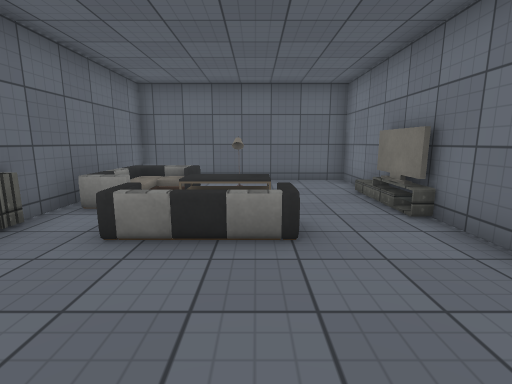
[1] (above)

23 first-person views from a walk through a 3-D level made in the Unity game engine. The camera is 1.3 m above the floor, tilts 10° down and sees 85° across. The floor is counted in squares, 1 m on a side. Each view is taken from the middle of a square. On the plan, view 1 faces up. The plan holds only what a view shows up to about 13 squares ahead; the rest is blank. The place goes on beyond the plan. The player is left out. Door leaves are left out, so doorways stand open. Some surface patterns are stand-ins.

[2]
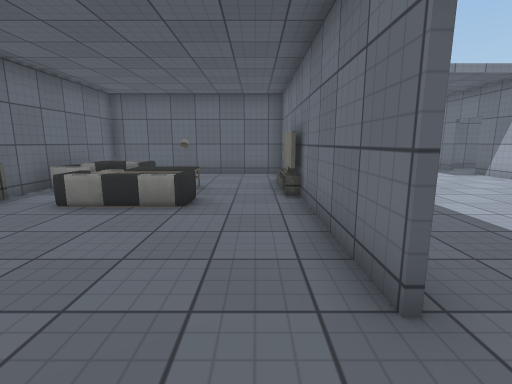

[3]
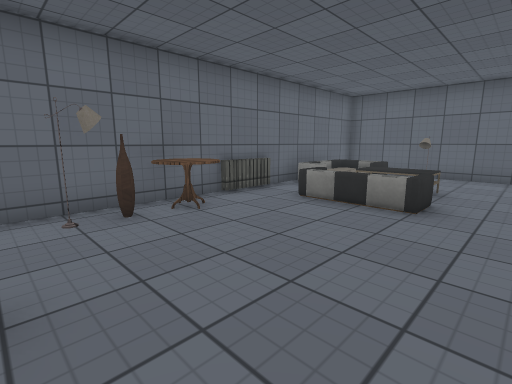

[4]
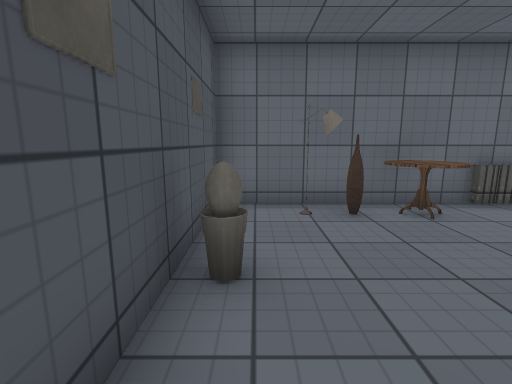

[5]
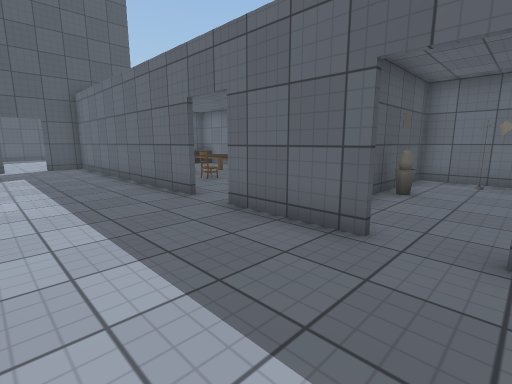

[6]
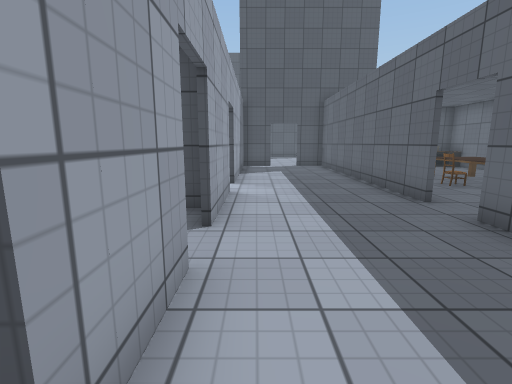

[7]
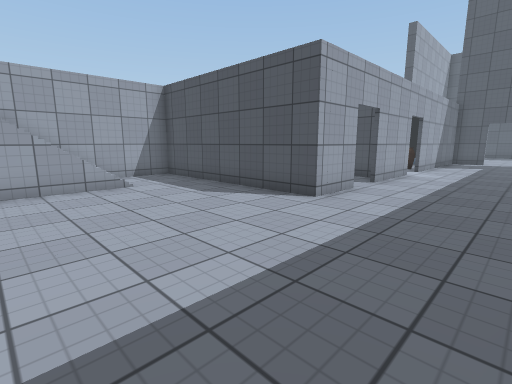

[8]
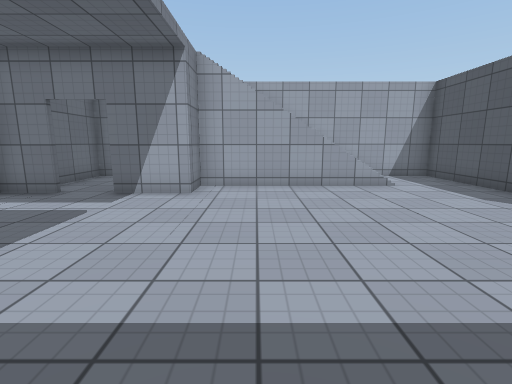

[9]
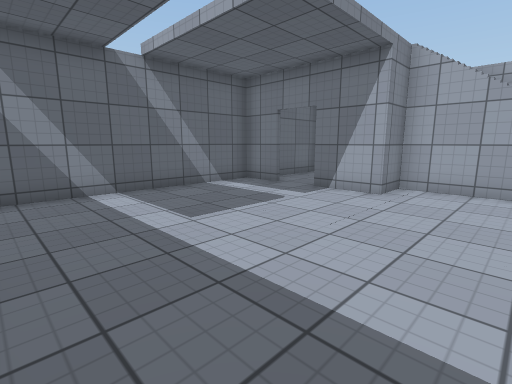

[10]
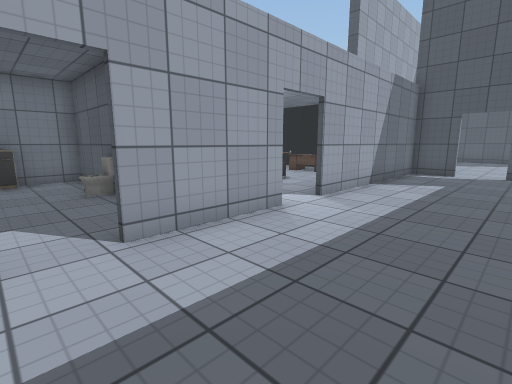

[11]
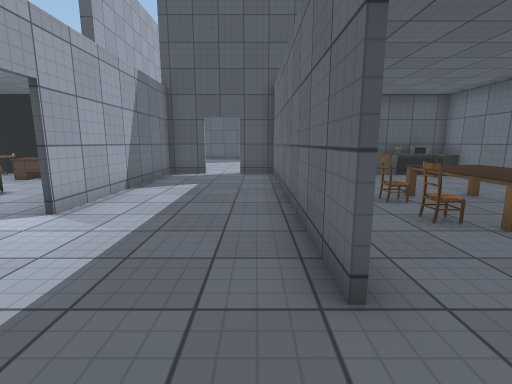

[12]
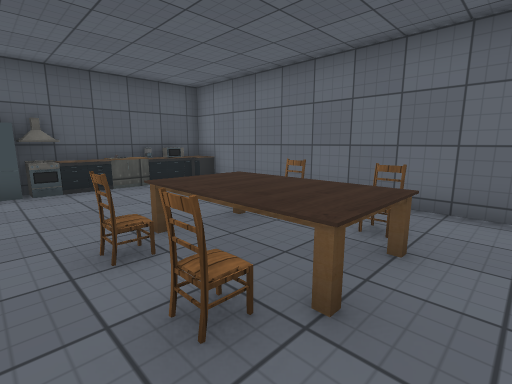

[13]
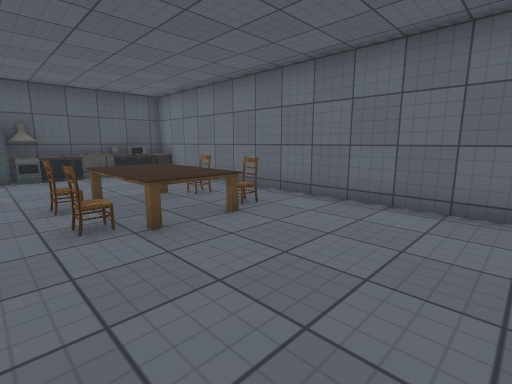

[14]
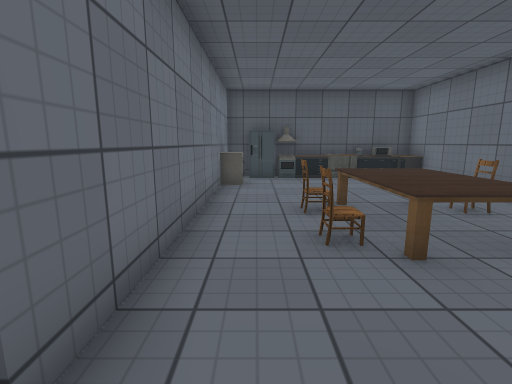

[15]
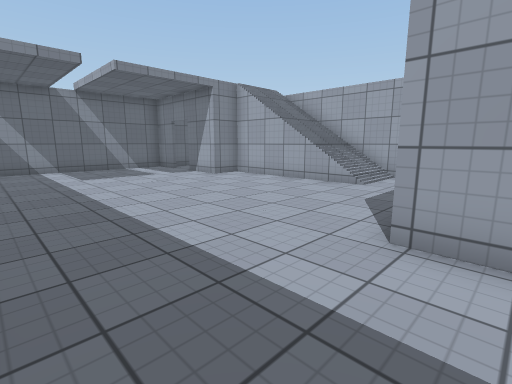

[16]
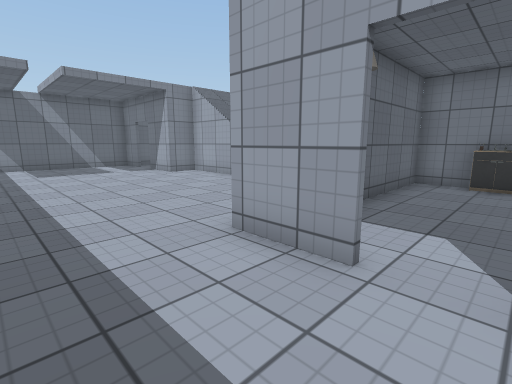

[17]
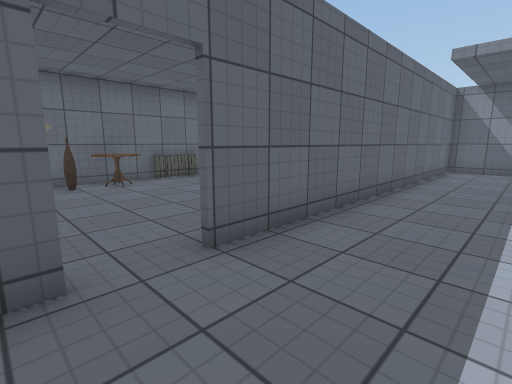

[18]
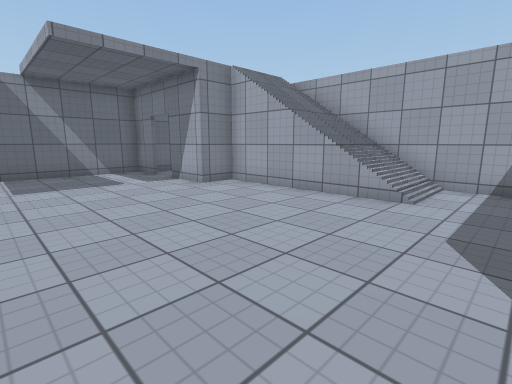

[19]
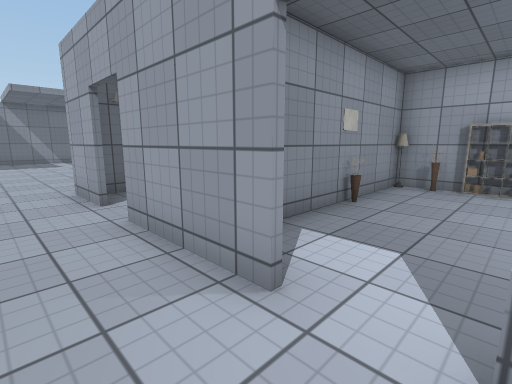

[20]
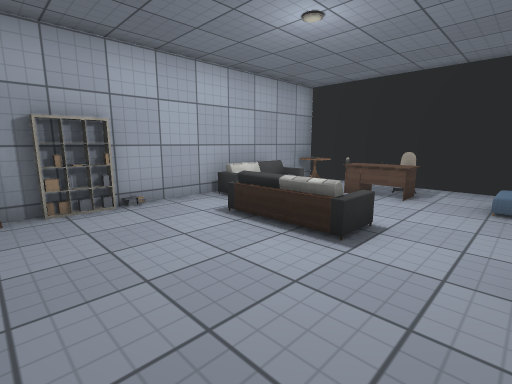

[21]
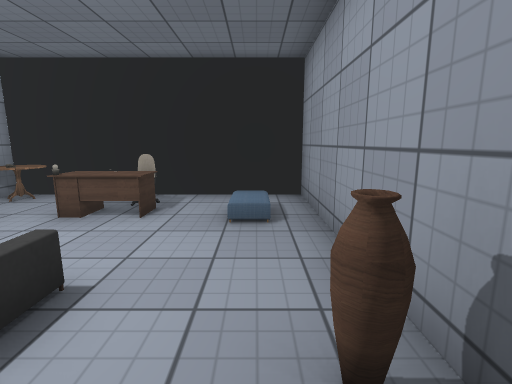

[22]
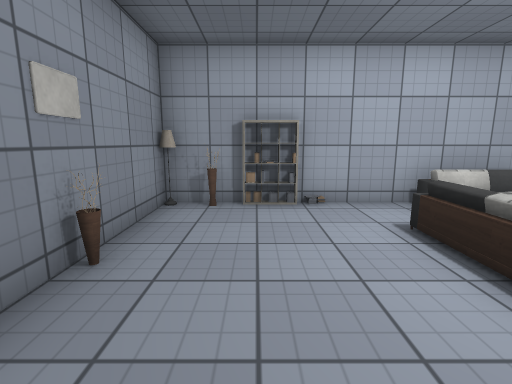

[23]
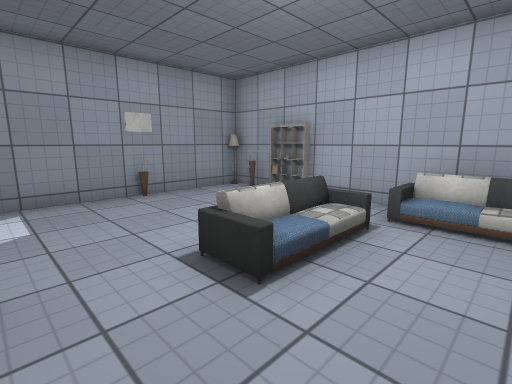

### Floor plan
Key: @ floor where view 1 was taken; # wall or solid block; . main floor; : floor 0.5 m higher than the main floor; / step, stairs or slope; D open door; = window, fence, low wall or low ledge; v drop or lower ground; S sofa; T table; R radiator; A vase; P pot; C chair; B cabinet; E stove; F fridge; W washer; K rack; O other object.
Columns run from 4 left of view 1 to 15 right of it. Each row starts with its distance up from view 1.
 13        #########
 12        #.......#####
 11        #.......DD..
 10 ########.......DD
  9 #......#........
  8 #S OO..#........O
  7 v   ...#.........//
  6 #S TT..#.........//=
  5 #.  ...#.........//#
  4 R.SSS..#.........//#
  3 R......#.........//#
  2 #T.....#.........//#
  1 #TT....#...........#
  0 #A..@..D...........#
 -1 ##.....D....########
 -2 #..P...#....# ...  #
 -3 ########....D.....OO
 -4 #......#....D......#
 -5 #......D....#   O ##
 -6 #......D....####A##O
 -7 #......#.... ......A
 -8 #..TT..#....D......K
 -9 #.CTTC.#....D......#
-10 #.CTTC.#....AA.SS..#
-11 #..TT..#....#..//:.#
-12 #......#....#.....O#
-13 #......#....#.....O#
-14 #......W....#O.TO.S#
-15 BBBTBEF#....#..C..OT
-16 #OBTBOF##DD#########

Where each view was taken, in squares from view 1:
view 1: 0 up, 0 right, facing up
view 2: 2 down, 2 right, facing up
view 3: 2 down, 2 right, facing up-left
view 4: 2 down, 2 right, facing left
view 5: 0 up, 7 right, facing down-left
view 6: 0 up, 7 right, facing down
view 7: 5 up, 4 right, facing down-right
view 8: 6 up, 4 right, facing right
view 9: 5 up, 4 right, facing up-right
view 10: 3 down, 4 right, facing down-right
view 11: 4 down, 4 right, facing down
view 12: 7 down, 2 right, facing down-left
view 13: 4 down, 2 right, facing down-left
view 14: 5 down, 2 right, facing down
view 15: 2 down, 4 right, facing up-right
view 16: 4 down, 5 right, facing up-right
view 17: 2 down, 6 right, facing up-left
view 18: 0 up, 6 right, facing up-right
view 19: 9 down, 6 right, facing up-right
view 20: 7 down, 9 right, facing down-right
view 21: 9 down, 9 right, facing down
view 22: 8 down, 9 right, facing right
view 23: 13 down, 9 right, facing up-right
